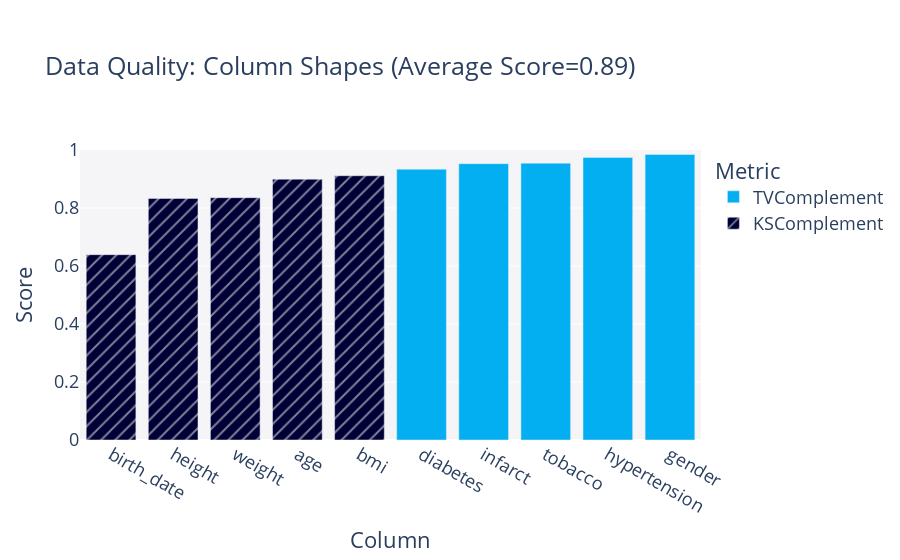

Here is the notebook cell this chart was saved with:
### Code cell
report.get_visualization(property_name='Column Shapes')

### Figure 1 — Plotly figure (JSON) as saved in the notebook; plotly's stock layout.template omitted (floating-point values rounded to 4 significant figures)
{"data": [{"alignmentgroup": "True", "customdata": [["TVComplement"], ["TVComplement"], ["TVComplement"], ["TVComplement"], ["TVComplement"]], "hovertemplate": "<b>%{hovertext}</b><br><br>Metric=%{customdata[0]}<br>Score=%{y}<extra></extra>", "hovertext": ["gender", "tobacco", "hypertension", "diabetes", "infarct"], "legendgroup": "TVComplement", "marker": {"color": "#03AFF1", "pattern": {"shape": ""}}, "name": "TVComplement", "offsetgroup": "TVComplement", "orientation": "v", "showlegend": true, "textposition": "auto", "type": "bar", "x": ["gender", "tobacco", "hypertension", "diabetes", "infarct"], "xaxis": "x", "y": [0.9844, 0.9546, 0.9745, 0.9338, 0.953], "yaxis": "y"}, {"alignmentgroup": "True", "customdata": [["KSComplement"], ["KSComplement"], ["KSComplement"], ["KSComplement"], ["KSComplement"]], "hovertemplate": "<b>%{hovertext}</b><br><br>Metric=%{customdata[0]}<br>Score=%{y}<extra></extra>", "hovertext": ["birth_date", "age", "height", "weight", "bmi"], "legendgroup": "KSComplement", "marker": {"color": "#000036", "pattern": {"shape": "/"}}, "name": "KSComplement", "offsetgroup": "KSComplement", "orientation": "v", "showlegend": true, "textposition": "auto", "type": "bar", "x": ["birth_date", "age", "height", "weight", "bmi"], "xaxis": "x", "y": [0.6391, 0.8994, 0.833, 0.8356, 0.9113], "yaxis": "y"}], "layout": {"barmode": "relative", "font": {"size": 18}, "legend": {"title": {"text": "Metric"}, "tracegroupgap": 0}, "margin": {"t": 150}, "plot_bgcolor": "#F5F5F8", "title": {"text": "Data Quality: Column Shapes (Average Score=0.89)"}, "xaxis": {"anchor": "y", "categoryorder": "total ascending", "domain": [0, 1], "title": {"text": "Column"}}, "yaxis": {"anchor": "x", "domain": [0, 1], "range": [0, 1], "title": {"text": "Score"}}}}
